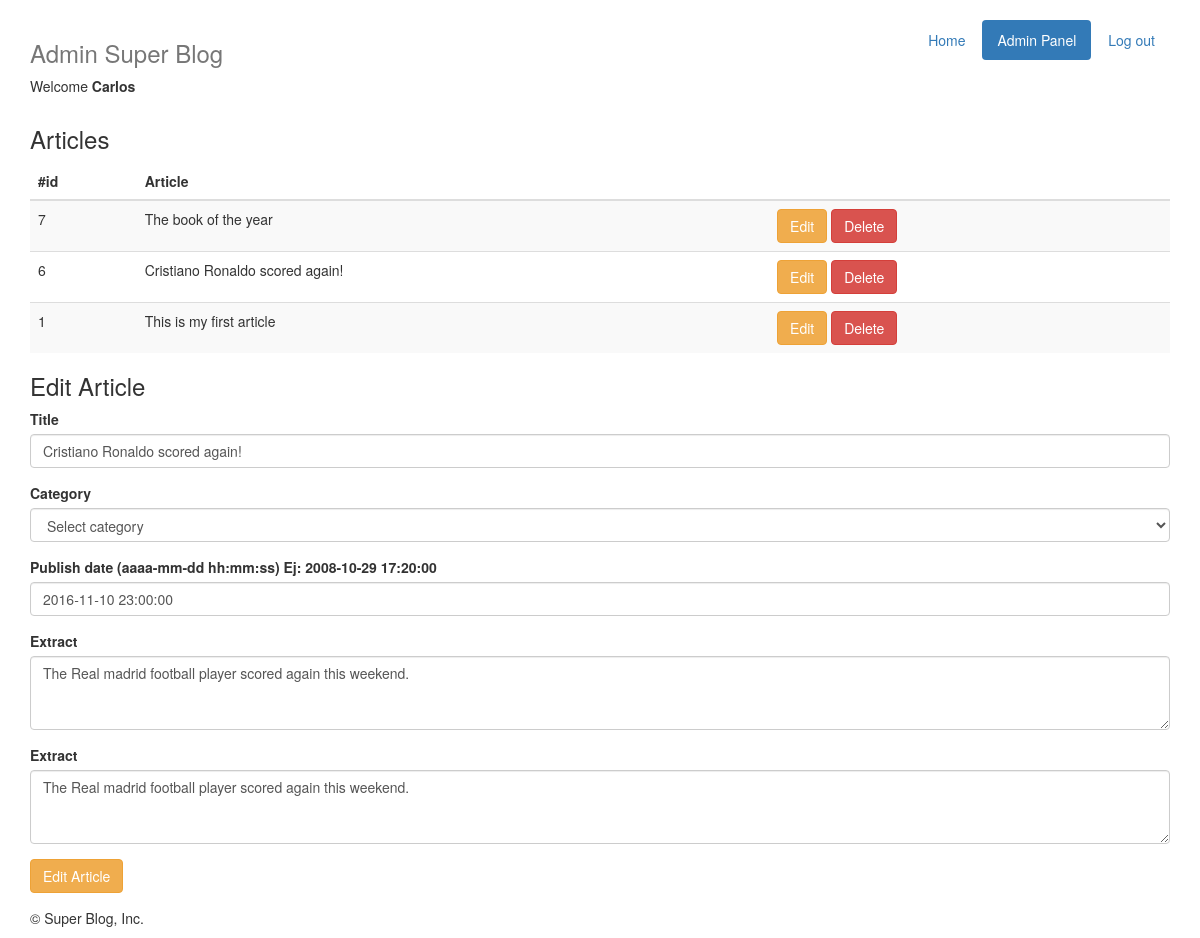
The app's page /admin/articles.php?id=6 (signed in) with its own data.
### tables this page shows
CREATE TABLE `users` (
  `id` int(11) unsigned NOT NULL AUTO_INCREMENT,
  `username` varchar(50) NOT NULL,
  `password` char(32) NOT NULL,
  `email` varchar(50) NOT NULL,
  `type` enum('user','admin') NOT NULL DEFAULT 'user',
  PRIMARY KEY (`id`)
);

CREATE TABLE `articles` (
  `id` int(11) unsigned NOT NULL AUTO_INCREMENT,
  `title` varchar(50) NOT NULL,
  `extract` varchar(255) NOT NULL,
  `text` text NOT NULL,
  `user_id` int(11) NOT NULL,
  `category_id` int(11) NOT NULL,
  `published_at` timestamp NOT NULL DEFAULT CURRENT_TIMESTAMP ON UPDATE CURRENT_TIMESTAMP,
  `created_at` timestamp NOT NULL DEFAULT '0000-00-00 00:00:00',
  `updated_at` timestamp NOT NULL DEFAULT '0000-00-00 00:00:00',
  PRIMARY KEY (`id`)
);

### admin/isUser.php (called while the page is built, shortened)
<?php
function isUser ( $user, $password, $connection ) {
	$query = "SELECT id, username, password, type FROM `users` WHERE username = '$user'";
	$result = mysql_query ($query, $connection);
	$row = mysql_fetch_array ($result);
	$password_from_db = $row ['password'];
	if ( $password_from_db == $password ) {
		return $row;
	} else return false;
}
?>

### admin/articles.php (the view, shortened to what this page needs)
<?
require_once 'isUser.php';
$dbConn = connect();
if ( !empty( $_SESSION['username'] ) && !empty($_SESSION['password']) ) {
	$arrUser = isUser( $_SESSION['username'], $_SESSION['password'], $dbConn );
}
$arrarticles = array();
$query = "SELECT id, title FROM `articles` ORDER BY id DESC";
$result = mysql_query ($query, $dbConn);
while ( $row = mysql_fetch_assoc ($result)) {
	array_push( $arrarticles,$row );
}
if ( !empty($_GET['id']) ) {
	$query = "SELECT id, title, extract, text, category_id, published_at FROM `articles` WHERE id = {$_GET['id']}";
	$result = mysql_query ($query, $dbConn);
	$row = mysql_fetch_assoc ($result);
}
include_once 'header.php';
?>
	<div>
		<h3>Articles</h3>
		<table class="table table-striped">
			<thead>
			<tr>
				<th>#id</th>
				<th>Article</th>
				<th></th>
			</tr>
			</thead>
			<?php foreach ($arrarticles as $articles) { ?>
			<tr>
				<td><?php echo $articles['id']; ?></td>
				<td><?php echo $articles['title']; ?></td>
				<td>
					<a href="articles.php?id=<?php echo $articles['id']; ?>" class="btn btn-warning">Edit</a>
					<a href="articles.php?del=<?= $articles['id'] ?>" class="btn btn-danger">Delete</a>
				</td>
			</tr>
			<?php } ?>
		</table>
	</div>
	<?php if ( !empty($_GET['id']) ) { ?>
		<div>
			<h3 id="add">Edit Article</h3>
			<form action="articles.php" method="post">
				<div class="form-group">
					<label for="title">Title</label>
					<input class="form-control" type="text" name="title" id="title" value="<?php echo $row['title']; ?>">
				</div>
				<div class="form-group">
					<label for="category_id">Category</label>
					<select class="form-control" name="category_id">
						<option value="">Select category</option>
					</select>
				</div>
				<div class="form-group">
					<label for="title">Publish date (aaaa-mm-dd hh:mm:ss) Ej: 2008-10-29 17:20:00 </label>
					<input class="form-control" type="text" name="published_at" id="published_at" value="<?php echo $row['published_at']; ?>">
				</div>
				<div class="form-group">
					<label for="extract">Extract</label>
					<textarea class="form-control" rows="3" cols="50" name="extract" id="extract"><?php echo $row['extract']; ?></textarea>
				</div>
				<div class="form-group">
					<label for="extract">Extract</label>
					<textarea class="form-control" rows="3" cols="50" name="text" id="text"><?php echo $row['text']; ?></textarea>
				</div>
				<div class="form-group">
					<input name="submitEdit" type="submit" value="Edit Article" class="btn btn-warning" />
				</div>
			</form>
		</div>
	<?php }
	include_once 'footer.php';
	?>

### admin/header.php (shortened to what this page needs)
<!DOCTYPE html>
<html lang="en">
<head>
    <link href="../css/bootstrap.min.css" rel="stylesheet">
</head>
<body style="padding-top: 20px;">
<div class="container">
    <div class="header clearfix">
        <nav>
            <ul class="nav nav-pills pull-right">
                <li role="presentation"><a href="../index.php">Home</a></li>
                    <?php if ( $arrUser['type'] == 'admin' ) { ?>
                        <li role="presentation" class="active"><a href="index.php">Admin Panel</a></li>
                    <?php } ?>
                    <li role="presentation"><a href="../index.php?salir=true">Log out</a></li>
            </ul>
        </nav>
        <h3 class="text-muted">Admin Super Blog</h3>
        <?php
        if (!empty($arrUser['username']) ) { ?>
            <p>Welcome <b><?= $arrUser['username'] ?></b></p>
        <?php } ?>
    </div>

### admin/footer.php (shortened to what this page needs)
<footer class="footer">
    <p>© Super Blog, Inc.</p>
</footer>
</div>
</body>
</html>

### records on screen
users: username "Carlos"
articles: id "7", title "The book of the year"
articles: id "6", title "Cristiano Ronaldo scored again!", published_at "2016-11-10 23:00:00", extract "The Real madrid football player scored again this weekend.", text "The Real madrid football player scored again this weekend."
articles: id "1", title "This is my first article"
